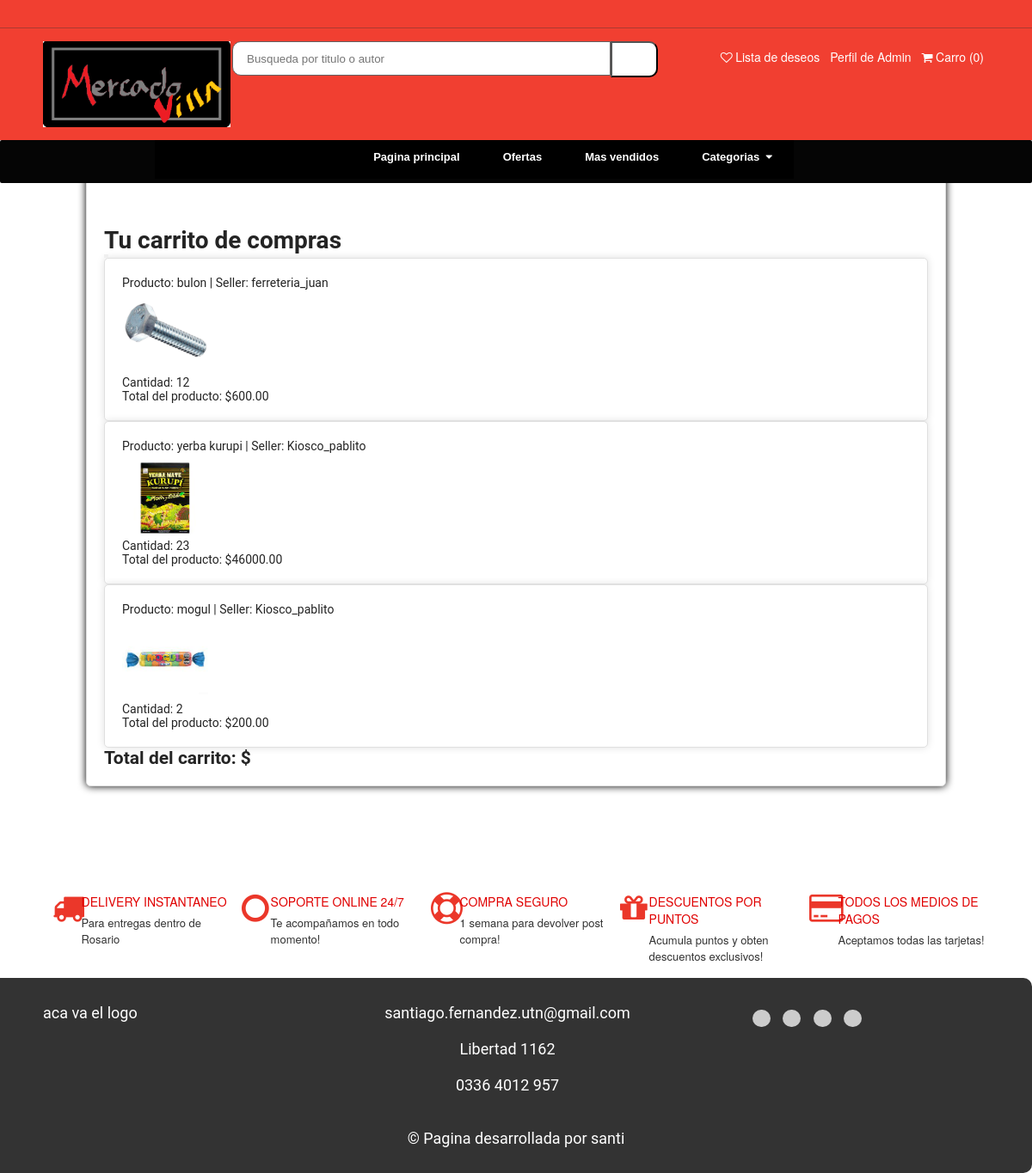
Screenshot of /cart/ (signed in) with the database file from the repository.
### clients/models.py (models this page shows)
class ClientModel(AbstractUser):
    cuit = models.CharField(max_length=11)
    business_line = models.CharField(choices=BusinessLineChoices.choices, max_length=128, default=BusinessLineChoices.OTROS.value)
    business_line_interes = models.CharField(choices=BusinessLineChoices.choices, max_length=128, default=BusinessLineChoices.OTROS.value)
    is_seller = models.BooleanField(default=False)
    is_buyer = models.BooleanField(default=True)
    state = models.CharField(max_length=128,blank = True, null = True)
    city = models.CharField(max_length=128,blank = True, null = True)
    postal_code = models.CharField(max_length = 4,blank = True, null = True)
    phone_number = models.CharField(max_length = 64)
    avatar = models.ImageField(upload_to="avatar", null = True, blank = True)

### cart/models.py (models this page shows, shortened)
class CartItem(models.Model):
    cart = models.ForeignKey(Cart, on_delete=models.CASCADE)  # Relación con el carrito
    product = models.ForeignKey(StockProduct, on_delete=models.CASCADE)
    quantity = models.PositiveIntegerField(default=1)
    @property
    def total_price(self):
        return self.quantity * self.product.price

### stock/models.py (models this page shows)
class StockProduct(models.Model):
    user = models.ForeignKey(ClientModel,on_delete=models.CASCADE,limit_choices_to={'is_seller': True})#si se elimina un cliente, se eliminan los productos cargados por el
    business_line = models.CharField(choices=BusinessLineChoices.choices, max_length=128, default=BusinessLineChoices.OTROS.value)
    quantity_stock = models.PositiveIntegerField()
    price = models.DecimalField(max_digits=10, decimal_places=2)
    name_product = models.CharField(max_length=140)
    description = models.TextField(max_length=1200)
    imagen = models.ImageField(upload_to="productos", null = True)
    code_product = models.CharField(max_length=10,  primary_key=True)
    expiration = models.DateTimeField(null = True, default=None)
    class Meta:
        unique_together = ("user","code_product")#cualquier relacion entre cliente y codigo tiene que ser unica
    def __str__(self):
        return f"{self.name_product} | Seller:  {self.user} "

### cart/views.py (the view, shortened to what this page needs)
# urls.py: path('', CartView.as_view(), name='cart'),
class CartView(View):
    def get(self, request):
        cart, _ = Cart.objects.get_or_create(user=request.user)
        context = {
            'cart': cart,
        }
        return render(request, "cart.html", context)

### templates/cart.html (shortened to what this page needs)
{% extends "home.html" %}
{% block content %}
<div class="cart">
    <h1>Tu carrito de compras</h1>
    <form action="{% url 'cart' %}" method="POST">
        <button type="submit" name="clear_cart"></button>
    </form>
    {% for item in cart.cartitem_set.all %}
    <div class="cart-item">
    <p>Producto: {{ item.product }}</p>
    <img class="product-img" src="{{ item.product.imagen.url }}">
    <p>Cantidad: {{ item.quantity }}</p>
    <p>Total del producto: ${{ item.total_price }}</p>
    </div>
    {% endfor %}
    <h2>Total del carrito: $ {{ cart.total_price }}</h2>
</div>
{% endblock %}

### templates/home.html (shortened to what this page needs)
<html>
  <head>
    {% load static %}
    <link rel="stylesheet" href="https://cdnjs.cloudflare.com/ajax/libs/font-awesome/4.7.0/css/font-awesome.min.css">
    <link rel="stylesheet" href="{% static 'css/home.css' %}" type="text/css" />
    <link rel="stylesheet" href="{% static 'css/user.css' %}" type="text/css" />
    <link rel="stylesheet" href="{% static 'css/cart.css' %}" type="text/css" />
    <link rel="stylesheet" href="{% static 'css/publication.css' %}" type="text/css" />
    {% load humanize %}
  </head>
  <body>
    <div class="width-100 top-header">
      <div class="container-word">
        <div class="word-slide">
        </div>
      </div>
    </div>
    <div class="width-100 search-panel">
      <div class="container">
        <div class="width-20">
          <img src="../static/img/mercadovilla logo.png" class="product-img"
            alt="[Logotipo]">
        </div>
        <div class="width-50">
          <input class="search-textbox" type="text"
            Placeholder="Busqueda por titulo o autor">
          <button class="search-button">
          </button>
        </div>
        <div class="width-30">
          <ul class="cart-sect">
            <li>
              <i class="fa fa-heart-o" aria-hidden="true"></i>
              <a class="head1mr" href="#">Lista de deseos </a>
            </li>
            {% if user.is_authenticated %}
            <li>
              <a href="/user/">Perfil de {{ user.username |capfirst }}</a>
            </li>
            {% else %}
            <li>
              <i class="fa fa-user-circle-o" aria-hidden="true"></i>
              <a href="/login/"> Iniciar sesion </a>
            </li>
            {% endif %}
            <li>
              <i class="fa fa-shopping-cart" aria-hidden="true"></i>
              <a href="{%url 'cart'%}"> Carro (0)</a>
            </li>
          </ul>
        </div>
      </div>
    </div>
    <div class="ftl_menu">
      <div class="content-navbar">
        <ul id="navbar" class="options-navbar">
          <li>
            <a href="/web/">                     </a>
          </li>
          <li>
            <a href="/web/">            </a>
          </li>
          <li>
            <a href="/web/">Pagina principal</a>
          </li>
          <li>
            <a href="#">Ofertas</a>
          </li>
          <li>
            <a href="#">Mas vendidos</a>
          </li>
          <li><a href="#">Categorias &nbsp;<i class="fa fa-caret-down"></i></a>
            <ul>
            </ul>
          </li>
        </ul>
      </div>
    </div>
    {% block content %}
    {% endblock content %}
    <div class="width-100 margin-top-50 feature-sect">
      <div class="container">
        <div class="width-20 featured-padding">
          <div class="featured-border">
            <div class="width-20 featured-content">
              <i class="fa fa-truck" aria-hidden="true"></i>
            </div>
            <div
              class="width-80 featured-content margin-top-8">
              <h4>Delivery Instantaneo</h4>
              <p>Para entregas dentro de Rosario</p>
            </div>
          </div>
        </div>
        <div class="width-20">
          <div class="featured-border">
            <div class="featured-bord">
              <div class="width-20 featured-content">
                <i class="fa fa-circle-o"
                  aria-hidden="true"></i>
              </div>
              <div
                class="width-80 featured-content margin-top-8">
                <h4>Soporte Online 24/7</h4>
                <p>Te acompañamos en todo momento! </p>
              </div>
            </div>
          </div>
        </div>
        <div class="width-20">
          <div class="featured-border">
            <div class="width-20 featured-content">
              <i class="fa fa-life-ring"
                aria-hidden="true"></i>
            </div>
            <div
              class="width-80 featured-content margin-top-8">
              <h4>Compra seguro</h4>
              <p>1 semana para devolver post compra!</p>
            </div>
          </div>
        </div>
        <div class="width-20">
          <div class="featured-border">
            <div class="width-20 featured-content">
              <i class="fa fa-gift" aria-hidden="true"></i>
            </div>
            <div
              class="width-80 featured-content margin-top-8">
              <h4>Descuentos por puntos</h4>
              <p>Acumula puntos y obten descuentos
                exclusivos!</p>
            </div>
          </div>
        </div>
        <div class="width-20">
          <div class="featured-border">
            <div class="width-20 featured-content">
              <i class="fa fa-credit-card"
                aria-hidden="true"></i>
            </div>
            <div
              class="width-80 featured-content margin-top-8">
              <h4>Todos los medios de pagos</h4>
              <p>Aceptamos todas las tarjetas!</p>
            </div>
          </div>
        </div>
      </div>
    </div>
    <footer class="footer">
      <div class="container">
        <div class="footer-content">
          <div class="footer-logo">
            aca va el logo
          </div>
          <div class="footer-links">
            <ul class="footer-menu">
              <li><a href="#">santiago.fernandez.utn@gmail.com</a></li><br><br>
              <li><a href="#">Libertad 1162</a></li><br><br>
              <li><a href="#">0336 4012 957</a></li><br><br>
            </ul>
          </div>
          <div class="footer-social">
            <ul class="social-icons">
              <li>
                <button type="button"
                  class="icon-button"
                  id="python-button" data-lang="python">
                  </button>
              </li>
              <li>
                <button type="button"
                  class="icon-button"
                  id="python-button" data-lang="python">
                  </button>
              </li>
              <li>
                <button type="button"
                  class="icon-button"
                  id="python-button" data-lang="python">
                  </button>
              </li>
              <li><button type="button"
                  class="icon-button"
                  id="python-button" data-lang="python">
                  </button>
              </li>
            </ul>
          </div>
        </div>
        <div class="footer-bottom">
          <p>&copy; Pagina desarrollada por santi</p>
        </div>
      </div>
    </footer>
  </body>
</html>

### static/css/home.css (style rules this page uses)
html, body { font-family: Roboto, sans-serif, arial; font-size: 14px; color: #242424; font-weight: 400; }
html { -webkit-text-size-adjust: 100%; -ms-text-size-adjust: 100%; font-size: 10px; -webkit-tap-highlight-color: transparent }
* { margin: 0px; padding: 0px; -webkit-box-sizing: border-box; -moz-box-sizing: border-box; box-sizing: border-box; margin: 0; padding: 0; outline: 0 }
.container { width: 1150px; margin: 0px auto; display: table; }
.width-100 { width: 100%; float: left; }
.width-50 { width: 50%; float: left; }
.width-80 { width: 80%; float: left; }
.width-30 { width: 30%; float: left; }
.width-20 { width: 20%; float: left; }
.ftl_menu { width: 100%; height: 50px; margin: 0px auto; margin-bottom: 50px; padding: 0px 180px; float: left; background: #050505; border-radius: 2px; font-family: 'Lucida Sans', 'Lucida Sans Regular', 'Lucida Grande', 'Lucida Sans Unicode', Geneva, Verdana, sans-serif; }
#navbar li, #navbar li a { background: #000000; float: left; position: relative; }
#navbar li, #navbar li a, .ftl_menu { position: relative; }
.options-navbar { justify-content: center; }
#navbar li a, #navbar ul li a { font-weight: 700; font-style: normal; }
#navbar, #navbar ul { list-style: none; margin: 0; padding: 0; position: relative }
#navbar { height: 45px; left: 0; overflow: hidden; top: 0 }
#navbar li { z-index: 10 }
#navbar li a { color: #ffffff; display: block; font-size: 13px; height: 45px; line-height: 40px; padding: 0 25px; text-decoration: none; z-index: 20 }
#navbar li:first-child a { padding-left: 35px }
#navbar ul, #navbar ul li { width: 180px }
#navbar ul { height: auto; padding: 10px 2px; position: absolute; top: -120px; z-index: 1; border-radius: 2px; -moz-border-radius: 2px; -webkit-border-radius: 2px; transition: .4s ease-in-out; -moz-transition: .4s ease-in-out; -o-transition: .4s ease-in-out; -webkit-transition: all .4s ease-in-out; }
.word-slide { white-space: nowrap; overflow: hidden; }
.container-word { width: 100%; }
.top-header { background: #f13f31; padding: 8px 0px; border-bottom: 1px solid #3131315e; }
.search-panel { background: #f13f31; padding: 15px 0px; }
.search-textbox { padding-left: 16px; height: 40px; width: 80%; border: 1px solid #636060; border-radius: 10px 0px 0px 10px; float: left; }
.search-button { height: 42px; width: 55px; border-radius: 0px 10px 10px 0px; background: rgb(255, 255, 255); float: left; }
.cart-sect { list-style: none; float: right; margin-top: 8px; }
.cart-sect li { float: left; padding: 0px 6px; }
.cart-sect li a { font-size: 14px; color: #ffffff; font-family: "Helvetica Neue", "Helvetica", "Arial", "sans-serif"; text-decoration: none; }
.cart-sect li i { font-size: 14px; color: #ffffff; }
.product-img { width: auto; height: 100px; }
.featured-content i { font-size: 37px; padding: 7px 0 0 10px; color: #eb372a; }
.featured-content h4 { color: #e00000; font-size: 14px; margin: 0 0 5px; text-transform: uppercase; font-weight: 500; font-family: "Helvetica Neue", "Helvetica", "Arial", "sans-serif"; }
.featured-content p { font-size: 13px; color: #333333; font-family: "Helvetica Neue", "Helvetica", "Arial", "sans-serif"; }
.margin-top-8 { margin-top: 8px; }
.featured-border { border: 1px solid #ffffff; width: 100%; float: left; padding: 15px 0px; }
* { box-sizing: border-box; margin: 0; padding: 0; }
.footer { font-size: 18px; width: 100%; background-color: #333; color: #fff; padding: 30px 0; border-radius: 0px 10px 10px 0px; position: relative; display: flex; align-items: center; justify-content: center; }
.container { width: 100%; margin: 0 auto; padding: 0 50px; }
.footer-content { display: grid; grid-template-columns: 25% 50% 25%; }
.footer-menu { list-style: none; padding: 0; margin: 0; text-align: center; }
.footer-menu li { display: inline-block; margin-right: 20px; }
.footer-menu a { color: #fff; text-decoration: none; }
.social-icons { list-style: none; padding: 0; margin: 0; }
.icon-button { background-color: #ccc; border: 1px; border-radius: 100px; border-color: rgb(7, 7, 7); padding: 10px; cursor: pointer; font-size: 10px; transition: background-color 0.5s ease; }
.social-icons li { display: inline-block; margin-right: 10px; }
.social-icons li:last-child { margin-right: 0; }
.footer-bottom { margin-top: 20px; text-align: center; }
.footer-bottom p { margin: 0; }

### rows the page displays
ClientModel: username "Admin"
CartItem: product "bulon | Seller: ferreteria_juan", product.imagen (picture), quantity "12", total_price "600.00"
CartItem: product "yerba kurupi | Seller: Kiosco_pablito", product.imagen (picture), quantity "23", total_price "46000.00"
CartItem: product "mogul | Seller: Kiosco_pablito", product.imagen (picture), quantity "2", total_price "200.00"
